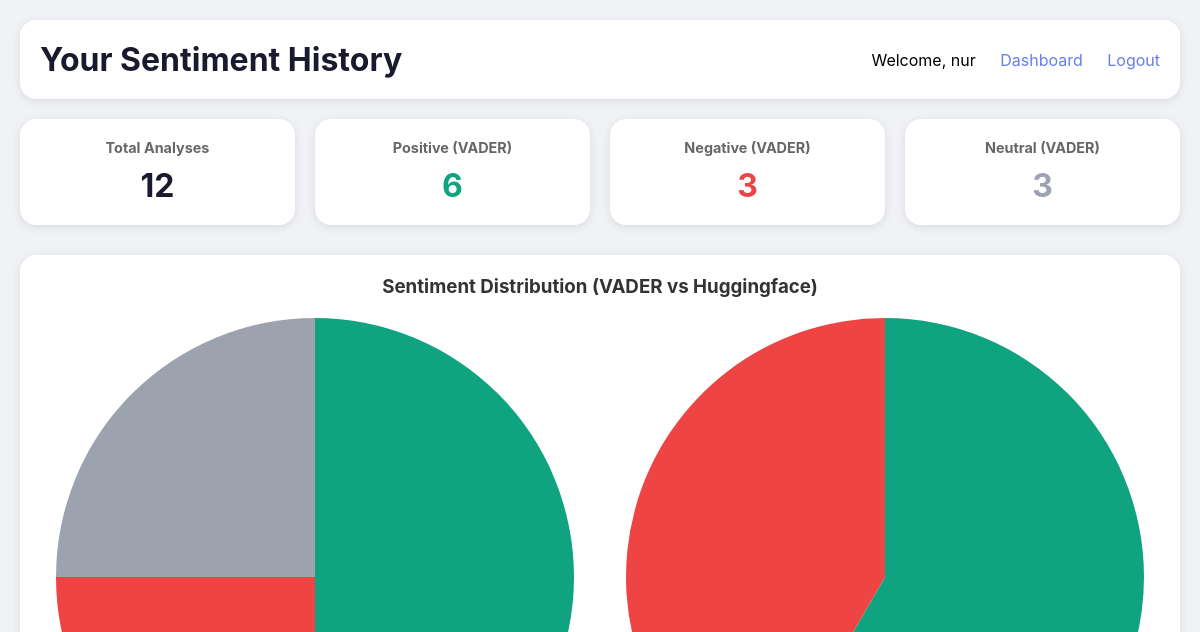
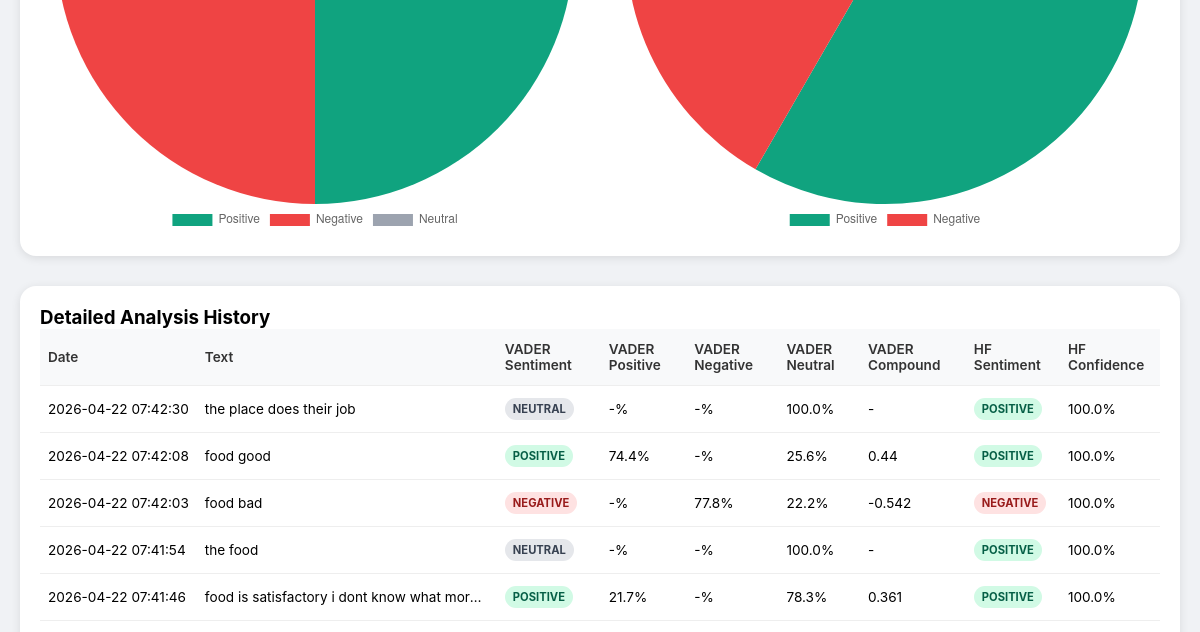
The app's page /history (signed in, upper part), older data (2 pictures, top to bottom).
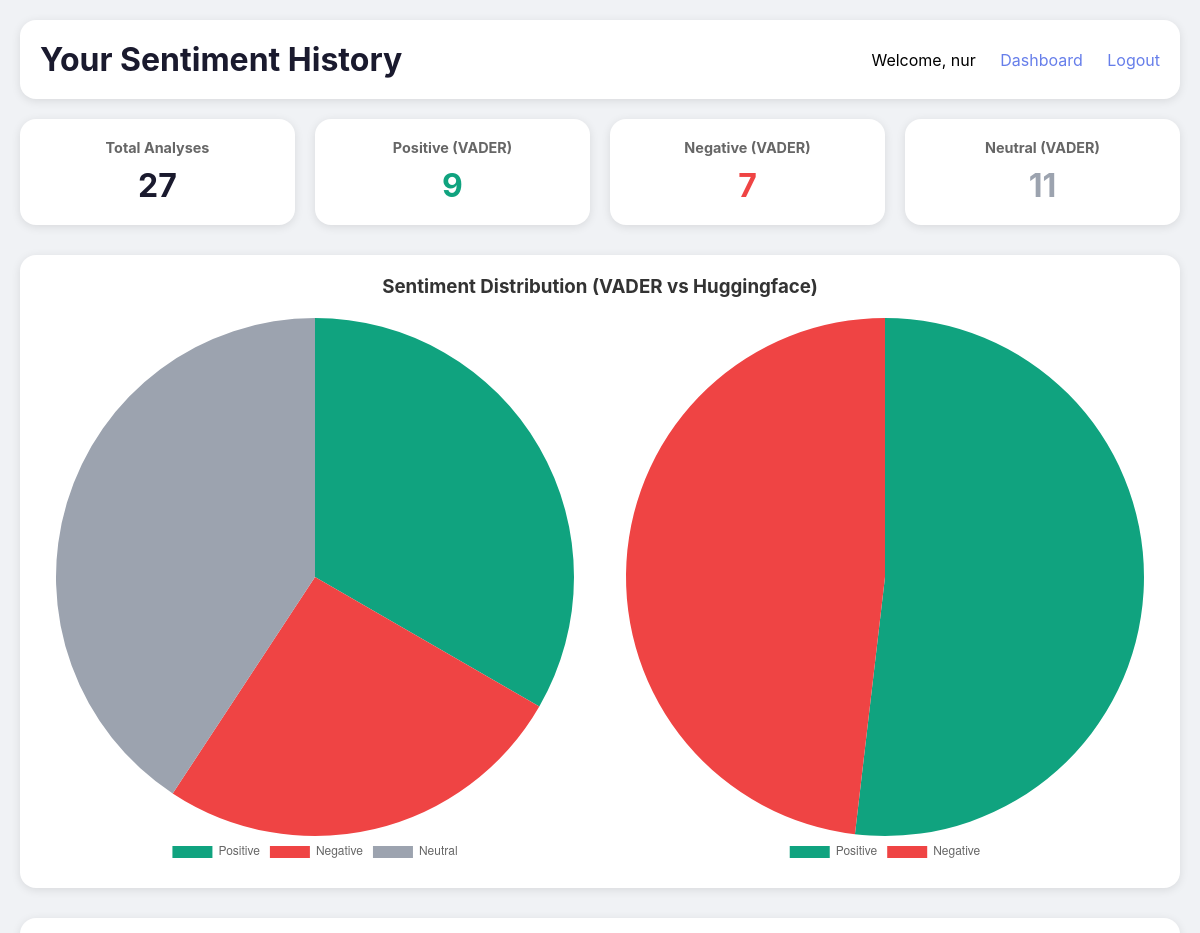
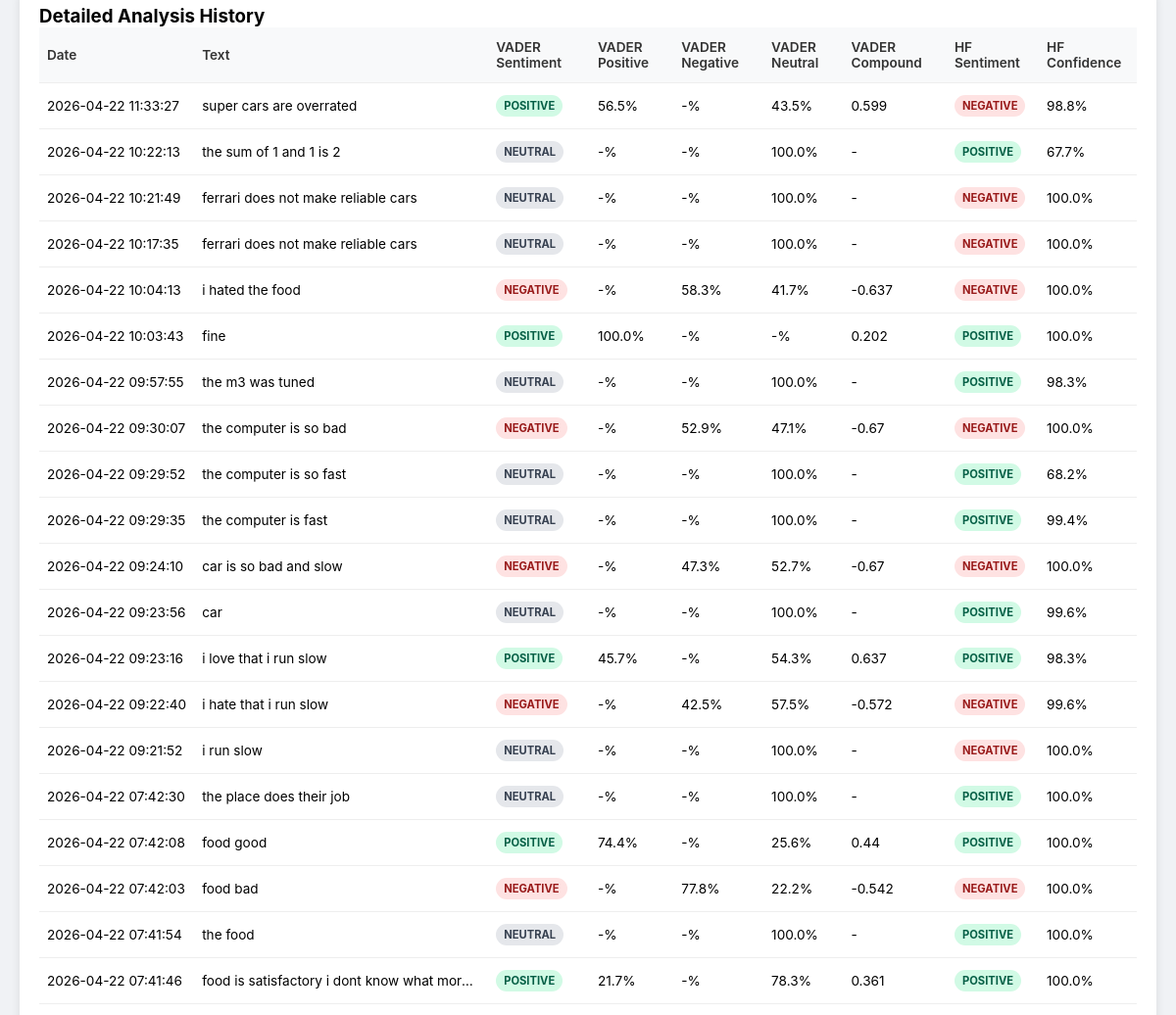
The same page, newer data (2 pictures, top to bottom).
### tables this page shows
CREATE TABLE analyses
    (
        id
        INTEGER
        PRIMARY
        KEY
        AUTOINCREMENT,
        user_id
        INTEGER
        NOT
        NULL,
        text
        TEXT
        NOT
        NULL,
        vader_sentiment
        TEXT
        NOT
        NULL,
        vader_positive
        REAL,
        vader_negative
        REAL,
        vader_neutral
        REAL,
        vader_compound
        REAL,
        hf_sentiment
        TEXT
        NOT
        NULL,
        hf_confidence
        REAL,
        created_at
        TIMESTAMP
        DEFAULT
        CURRENT_TIMESTAMP,
        FOREIGN
        KEY
                 (
        user_id
                 ) REFERENCES users
                 (
                     id
                 ));

### app.py (the view)
@app.route('/history')
def history():
    if 'user_id' not in session:
        return redirect(url_for('login'))
    stats = get_user_stats(session['user_id'])
    return render_template('history.html', stats=stats, username=session['username'])

### templates/history.html (shortened to what this page needs)
<!DOCTYPE html>
<html lang="en">
<head>
</head>
<body>
    <div class="container">
        <div class="header">
            <h1>Your Sentiment History</h1>
            <div class="nav">
                <span>Welcome, {{ username }}</span>
                <a href="/">Dashboard</a>
                <a href="/logout">Logout</a>
            </div>
        </div>
        <div class="stats-grid">
            <div class="stat-card">
                <h3>Total Analyses</h3>
                <div class="stat-value">{{ stats.total }}</div>
            </div>
            <div class="stat-card">
                <h3>Positive (VADER)</h3>
                <div class="stat-value" style="color: #10a37f;">{{ stats.breakdown.get('POSITIVE', 0) }}</div>
            </div>
            <div class="stat-card">
                <h3>Negative (VADER)</h3>
                <div class="stat-value" style="color: #ef4444;">{{ stats.breakdown.get('NEGATIVE', 0) }}</div>
            </div>
            <div class="stat-card">
                <h3>Neutral (VADER)</h3>
                <div class="stat-value" style="color: #9ca3af;">{{ stats.breakdown.get('NEUTRAL', 0) }}</div>
            </div>
        </div>
        <div class="chart-container">
            <h3>Sentiment Distribution (VADER vs Huggingface)</h3>
            <div class="charts-row">
                <div class="chart-wrapper">
                    <canvas id="vaderHistoryPieChart"></canvas>
                </div>
                <div class="chart-wrapper">
                    <canvas id="hfHistoryPieChart"></canvas>
                </div>
            </div>
        </div>
        <div class="recent-list">
            <h3>Detailed Analysis History</h3>
            <table>
                <thead>
                    <tr>
                        <th>Date</th>
                        <th>Text</th>
                        <th>VADER Sentiment</th>
                        <th>VADER Positive</th>
                        <th>VADER Negative</th>
                        <th>VADER Neutral</th>
                        <th>VADER Compound</th>
                        <th>HF Sentiment</th>
                        <th>HF Confidence</th>
                    </tr>
                </thead>
                <tbody>
                    {% for item in stats.recent %}
                    <tr>
                        <td style="white-space: nowrap;">{{ item.date }}</td>
                        <td style="max-width: 300px; overflow: hidden; text-overflow: ellipsis; white-space: nowrap;" title="{{ item.text }}">{{ item.text[:50] }}{% if item.text|length > 50 %}...{% endif %}</td>
                        <td><span class="badge badge-{{ item.vader.lower() }}">{{ item.vader }}</span></td>
                        <td>{{ "%.1f"|format(item.vader_positive * 100) if item.vader_positive else '-' }}%</td>
                        <td>{{ "%.1f"|format(item.vader_negative * 100) if item.vader_negative else '-' }}%</td>
                        <td>{{ "%.1f"|format(item.vader_neutral * 100) if item.vader_neutral else '-' }}%</td>
                        <td>{{ item.vader_compound if item.vader_compound else '-' }}</td>
                        <td><span class="badge badge-{{ item.hf.lower() }}">{{ item.hf }}</span></td>
                        <td>{{ "%.1f"|format(item.hf_confidence * 100) if item.hf_confidence else '-' }}%</td>
                    </tr>
                    {% else %}
                    <tr>
                        <td colspan="9" style="text-align: center;">No analyses yet. Try analyzing some text!</td>
                    </tr>
                    {% endfor %}
                </tbody>
            </table>
        </div>
    </div>
</body>
</html>

Row changes from the older to the newer data that the page shows:
added analyses: date "2026-04-22 11:33:27", text "super cars are overrated", vader "POSITIVE", vader_positive "56.5", vader_negative "-", vader_neutral "43.5", vader_compound "0.599", hf "NEGATIVE", hf_confidence "98.8"
added analyses: date "2026-04-22 10:22:13", text "the sum of 1 and 1 is 2", vader "NEUTRAL", vader_positive "-", vader_negative "-", vader_neutral "100.0", vader_compound "-", hf "POSITIVE", hf_confidence "67.7"
added analyses: date "2026-04-22 10:21:49", text "ferrari does not make reliable cars", vader "NEUTRAL", vader_positive "-", vader_negative "-", vader_neutral "100.0", vader_compound "-", hf "NEGATIVE", hf_confidence "100.0"
added analyses: date "2026-04-22 10:17:35", text "ferrari does not make reliable cars", vader "NEUTRAL", vader_positive "-", vader_negative "-", vader_neutral "100.0", vader_compound "-", hf "NEGATIVE", hf_confidence "100.0"
added analyses: date "2026-04-22 10:04:13", text "i hated the food", vader "NEGATIVE", vader_positive "-", vader_negative "58.3", vader_neutral "41.7", vader_compound "-0.637", hf "NEGATIVE", hf_confidence "100.0"
added analyses: date "2026-04-22 10:03:43", text "fine", vader "POSITIVE", vader_positive "100.0", vader_negative "-", vader_neutral "-", vader_compound "0.202", hf "POSITIVE", hf_confidence "100.0"
added analyses: date "2026-04-22 09:57:55", text "the m3 was tuned", vader "NEUTRAL", vader_positive "-", vader_negative "-", vader_neutral "100.0", vader_compound "-", hf "POSITIVE", hf_confidence "98.3"
added analyses: date "2026-04-22 09:30:07", text "the computer is so bad", vader "NEGATIVE", vader_positive "-", vader_negative "52.9", vader_neutral "47.1", vader_compound "-0.67", hf "NEGATIVE", hf_confidence "100.0"
added analyses: date "2026-04-22 09:29:52", text "the computer is so fast", vader "NEUTRAL", vader_positive "-", vader_negative "-", vader_neutral "100.0", vader_compound "-", hf "POSITIVE", hf_confidence "68.2"
added analyses: date "2026-04-22 09:29:35", text "the computer is fast", vader "NEUTRAL", vader_positive "-", vader_negative "-", vader_neutral "100.0", vader_compound "-", hf "POSITIVE", hf_confidence "99.4"
added analyses: date "2026-04-22 09:24:10", text "car is so bad and slow", vader "NEGATIVE", vader_positive "-", vader_negative "47.3", vader_neutral "52.7", vader_compound "-0.67", hf "NEGATIVE", hf_confidence "100.0"
added analyses: date "2026-04-22 09:23:56", text "car", vader "NEUTRAL", vader_positive "-", vader_negative "-", vader_neutral "100.0", vader_compound "-", hf "POSITIVE", hf_confidence "99.6"
added analyses: date "2026-04-22 09:23:16", text "i love that i run slow", vader "POSITIVE", vader_positive "45.7", vader_negative "-", vader_neutral "54.3", vader_compound "0.637", hf "POSITIVE", hf_confidence "98.3"
added analyses: date "2026-04-22 09:22:40", text "i hate that i run slow", vader "NEGATIVE", vader_positive "-", vader_negative "42.5", vader_neutral "57.5", vader_compound "-0.572", hf "NEGATIVE", hf_confidence "99.6"
added analyses: date "2026-04-22 09:21:52", text "i run slow", vader "NEUTRAL", vader_positive "-", vader_negative "-", vader_neutral "100.0", vader_compound "-", hf "NEGATIVE", hf_confidence "100.0"
Text that changed along with them:
{{ stats.total }}: "12" → "27"
{{ stats.breakdown.get('POSITIVE', 0) }}: "6" → "9"
{{ stats.breakdown.get('NEGATIVE', 0) }}: "3" → "7"
{{ stats.breakdown.get('NEUTRAL', 0) }}: "3" → "11"
chart data {{ stats.breakdown.get('POSITIVE', 0) }}: 6 → 9
chart data {{ stats.breakdown.get('NEGATIVE', 0) }}: 3 → 7
chart data {{ stats.breakdown.get('NEUTRAL', 0) }}: 3 → 11
